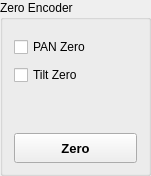
          <widget class="QGroupBox" name="gbZeroEncoder">
           <property name="sizePolicy">
            <sizepolicy hsizetype="Preferred" vsizetype="Expanding">
             <horstretch>0</horstretch>
             <verstretch>0</verstretch>
            </sizepolicy>
           </property>
           <property name="minimumSize">
            <size>
             <width>151</width>
             <height>0</height>
            </size>
           </property>
           <property name="maximumSize">
            <size>
             <width>151</width>
             <height>16777215</height>
            </size>
           </property>
           <property name="font">
            <font>
             <family>Arial</family>
             <pointsize>9</pointsize>
            </font>
           </property>
           <property name="title">
            <string>Zero Encoder</string>
           </property>
           <layout class="QVBoxLayout" name="verticalLayout_7">
            <property name="spacing">
             <number>8</number>
            </property>
            <property name="leftMargin">
             <number>11</number>
            </property>
            <property name="topMargin">
             <number>17</number>
            </property>
            <property name="rightMargin">
             <number>11</number>
            </property>
            <property name="bottomMargin">
             <number>10</number>
            </property>
            <item>
             <widget class="QCheckBox" name="cbPANZero">
              <property name="font">
               <font>
                <family>Arial</family>
                <pointsize>9</pointsize>
               </font>
              </property>
              <property name="cursor">
               <cursorShape>PointingHandCursor</cursorShape>
              </property>
              <property name="text">
               <string>PAN Zero</string>
              </property>
             </widget>
            </item>
            <item>
             <widget class="QCheckBox" name="cbTiltZero">
              <property name="font">
               <font>
                <family>Arial</family>
                <pointsize>9</pointsize>
               </font>
              </property>
              <property name="cursor">
               <cursorShape>PointingHandCursor</cursorShape>
              </property>
              <property name="text">
               <string>Tilt Zero</string>
              </property>
             </widget>
            </item>
            <item>
             <spacer name="verticalSpacer_3">
              <property name="orientation">
               <enum>Qt::Vertical</enum>
              </property>
              <property name="sizeHint" stdset="0">
               <size>
                <width>20</width>
                <height>40</height>
               </size>
              </property>
             </spacer>
            </item>
            <item>
             <widget class="QPushButton" name="btnZeroEncoder">
              <property name="sizePolicy">
               <sizepolicy hsizetype="Minimum" vsizetype="Expanding">
                <horstretch>0</horstretch>
                <verstretch>0</verstretch>
               </sizepolicy>
              </property>
              <property name="minimumSize">
               <size>
                <width>0</width>
                <height>30</height>
               </size>
              </property>
              <property name="maximumSize">
               <size>
                <width>16777215</width>
                <height>30</height>
               </size>
              </property>
              <property name="font">
               <font>
                <family>Arial</family>
                <pointsize>10</pointsize>
                <weight>75</weight>
                <bold>true</bold>
               </font>
              </property>
              <property name="cursor">
               <cursorShape>PointingHandCursor</cursorShape>
              </property>
              <property name="text">
               <string>Zero</string>
              </property>
             </widget>
            </item>
           </layout>
          </widget>
